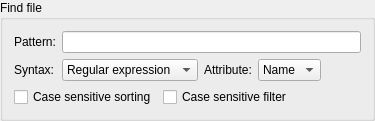
<?xml version="1.0" encoding="UTF-8"?>
<ui version="4.0">
 <class>FindFile</class>
 <widget class="QGroupBox" name="FindFile">
  <property name="windowTitle">
   <string/>
  </property>
  <property name="title">
   <string>Find file</string>
  </property>
  <layout class="QVBoxLayout" name="verticalLayout_3">
   <item>
    <layout class="QHBoxLayout" name="horizontalLayout_2">
     <item>
      <layout class="QVBoxLayout" name="verticalLayout">
       <item>
        <widget class="QLabel" name="label">
         <property name="text">
          <string>Pattern:</string>
         </property>
        </widget>
       </item>
       <item>
        <widget class="QLabel" name="label_2">
         <property name="text">
          <string>Syntax:</string>
         </property>
        </widget>
       </item>
      </layout>
     </item>
     <item>
      <layout class="QVBoxLayout" name="verticalLayout_2">
       <item>
        <widget class="QLineEdit" name="filterPatternLineEdit"/>
       </item>
       <item>
        <layout class="QHBoxLayout" name="horizontalLayout">
         <item>
          <widget class="QComboBox" name="filterSyntaxComboBox">
           <item>
            <property name="text">
             <string>Regular expression</string>
            </property>
           </item>
           <item>
            <property name="text">
             <string>Fixed string</string>
            </property>
           </item>
           <item>
            <property name="text">
             <string>Wildcard</string>
            </property>
           </item>
          </widget>
         </item>
         <item>
          <widget class="QLabel" name="label_3">
           <property name="text">
            <string>Attribute:</string>
           </property>
          </widget>
         </item>
         <item>
          <widget class="QComboBox" name="filterColumnComboBox">
           <item>
            <property name="text">
             <string>Name</string>
            </property>
           </item>
           <item>
            <property name="text">
             <string>Size</string>
            </property>
           </item>
           <item>
            <property name="text">
             <string>Date</string>
            </property>
           </item>
          </widget>
         </item>
         <item>
          <spacer name="horizontalSpacer_2">
           <property name="orientation">
            <enum>Qt::Horizontal</enum>
           </property>
           <property name="sizeHint" stdset="0">
            <size>
             <width>40</width>
             <height>20</height>
            </size>
           </property>
          </spacer>
         </item>
        </layout>
       </item>
      </layout>
     </item>
    </layout>
   </item>
   <item>
    <layout class="QHBoxLayout" name="horizontalLayout_4">
     <item>
      <widget class="QCheckBox" name="sortCaseSensitivityCheckBox">
       <property name="text">
        <string>Case sensitive sorting</string>
       </property>
      </widget>
     </item>
     <item>
      <widget class="QCheckBox" name="filterCaseSensitivityCheckBox">
       <property name="text">
        <string>Case sensitive filter</string>
       </property>
      </widget>
     </item>
     <item>
      <spacer name="horizontalSpacer">
       <property name="orientation">
        <enum>Qt::Horizontal</enum>
       </property>
       <property name="sizeHint" stdset="0">
        <size>
         <width>40</width>
         <height>20</height>
        </size>
       </property>
      </spacer>
     </item>
    </layout>
   </item>
  </layout>
 </widget>
 <resources/>
 <connections/>
</ui>
